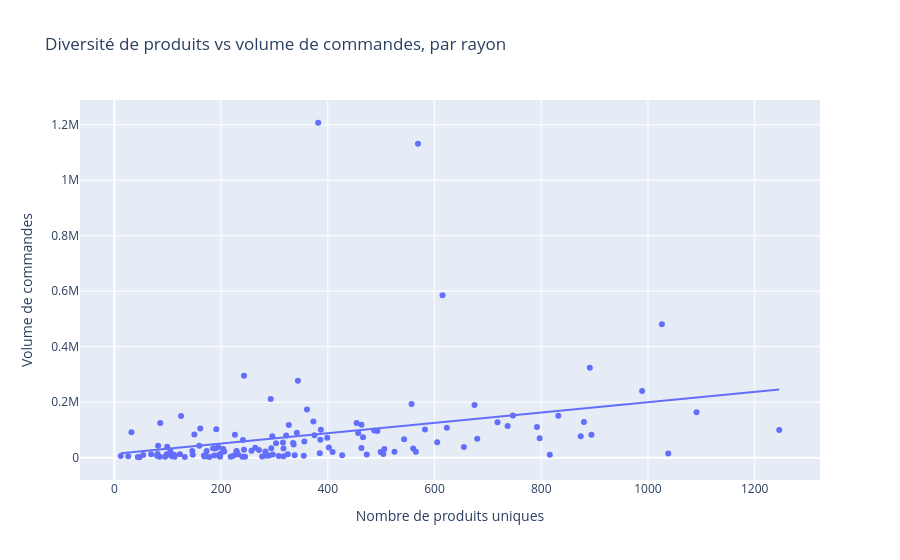

Source (notebook cell):
### Markdown cell above
**Note technique :** comme pour la question précédente, le graphique interactif (Plotly) ci-dessus s'affiche pleinement dans l'export HTML du notebook, tandis que la version statique ci-dessous garantit un rendu fiable.

### Code cell
fig = px.scatter(
    aisle_stats,
    x="product_diversity",
    y="order_volume",
    hover_name="aisle",
    title="Diversité de produits vs volume de commandes, par rayon",
    labels={"product_diversity": "Nombre de produits uniques", "order_volume": "Volume de commandes"},
    trendline="ols",
)
fig.show()

### Figure 1 — Plotly figure (JSON) as saved in the notebook; plotly's stock layout.template omitted (floating-point values rounded to 4 significant figures; data arrays with more than 128 entries replaced by an {"elided": "..."} marker saying what was removed)
{"data": [{"hovertemplate": "<b>%{hovertext}</b><br><br>Nombre de produits uniques=%{x}<br>Volume de commandes=%{y}<extra></extra>", "hovertext": {"elided": "132 str values"}, "legendgroup": "", "marker": {"color": "#636efa", "symbol": "circle"}, "mode": "markers", "name": "", "orientation": "v", "showlegend": false, "type": "scatter", "x": {"elided": "132 int values"}, "xaxis": "x", "y": {"elided": "132 int values"}, "yaxis": "y"}, {"hovertemplate": "<b>OLS trendline</b><br>order_volume = 186.639 * product_diversity + 13381.2<br>R<sup>2</sup>=0.089124<br><br>Nombre de produits uniques=%{x}<br>Volume de commandes=%{y} <b>(trend)</b><extra></extra>", "legendgroup": "", "marker": {"color": "#636efa", "symbol": "circle"}, "mode": "lines", "name": "", "showlegend": false, "type": "scatter", "x": {"elided": "132 int values"}, "xaxis": "x", "y": {"elided": "132 float values"}, "yaxis": "y"}], "layout": {"legend": {"tracegroupgap": 0}, "title": {"text": "Diversité de produits vs volume de commandes, par rayon"}, "xaxis": {"anchor": "y", "domain": [0, 1], "title": {"text": "Nombre de produits uniques"}}, "yaxis": {"anchor": "x", "domain": [0, 1], "title": {"text": "Volume de commandes"}}}}
